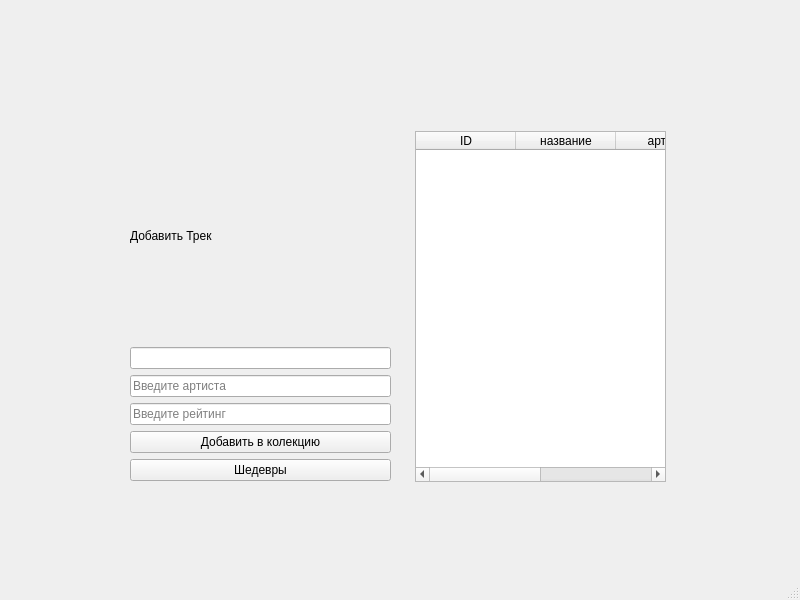
<?xml version="1.0" encoding="UTF-8"?>
<ui version="4.0">
 <class>MainWindow</class>
 <widget class="QMainWindow" name="MainWindow">
  <property name="geometry">
   <rect>
    <x>0</x>
    <y>0</y>
    <width>800</width>
    <height>600</height>
   </rect>
  </property>
  <property name="windowTitle">
   <string>MainWindow</string>
  </property>
  <widget class="QWidget" name="centralwidget">
   <widget class="QWidget" name="verticalLayoutWidget">
    <property name="geometry">
     <rect>
      <x>130</x>
      <y>130</y>
      <width>261</width>
      <height>351</height>
     </rect>
    </property>
    <layout class="QVBoxLayout" name="verticalLayout">
     <item>
      <widget class="QLabel" name="label">
       <property name="text">
        <string>Добавить Трек</string>
       </property>
      </widget>
     </item>
     <item>
      <widget class="QLineEdit" name="title_input">
       <property name="text">
        <string>  </string>
       </property>
       <property name="placeholderText">
        <string>Введите название</string>
       </property>
      </widget>
     </item>
     <item>
      <widget class="QLineEdit" name="artist_input">
       <property name="placeholderText">
        <string>Введите артиста</string>
       </property>
      </widget>
     </item>
     <item>
      <widget class="QLineEdit" name="rating_input">
       <property name="placeholderText">
        <string>Введите рейтинг</string>
       </property>
      </widget>
     </item>
     <item>
      <widget class="QPushButton" name="add_btn">
       <property name="text">
        <string>Добавить в колекцию</string>
       </property>
      </widget>
     </item>
     <item>
      <widget class="QPushButton" name="filter_btn">
       <property name="text">
        <string>Шедевры</string>
       </property>
      </widget>
     </item>
    </layout>
   </widget>
   <widget class="QTableWidget" name="music_table">
    <property name="geometry">
     <rect>
      <x>415</x>
      <y>131</y>
      <width>251</width>
      <height>351</height>
     </rect>
    </property>
    <column>
     <property name="text">
      <string>ID</string>
     </property>
    </column>
    <column>
     <property name="text">
      <string>название</string>
     </property>
    </column>
    <column>
     <property name="text">
      <string>артист</string>
     </property>
    </column>
    <column>
     <property name="text">
      <string>рейтинг</string>
     </property>
    </column>
   </widget>
  </widget>
  <widget class="QMenuBar" name="menubar">
   <property name="geometry">
    <rect>
     <x>0</x>
     <y>0</y>
     <width>800</width>
     <height>21</height>
    </rect>
   </property>
  </widget>
  <widget class="QStatusBar" name="statusbar"/>
 </widget>
 <resources/>
 <connections/>
</ui>
